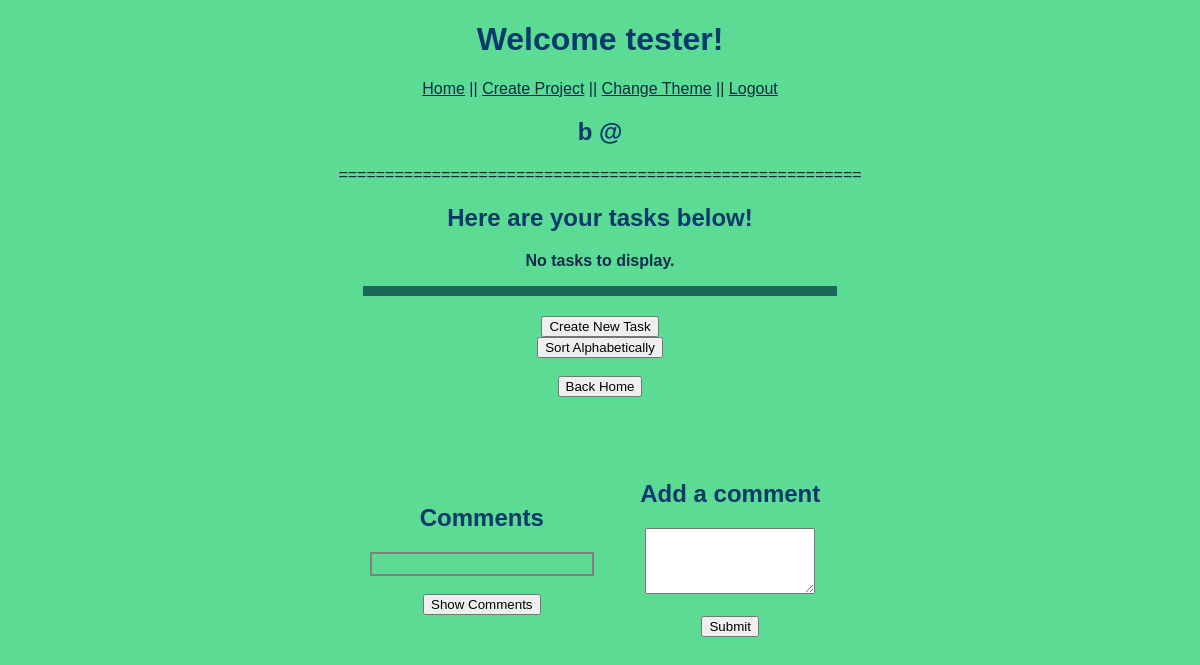
/view_project/3/hidec (signed in), run on an earlier commit of the app's database.
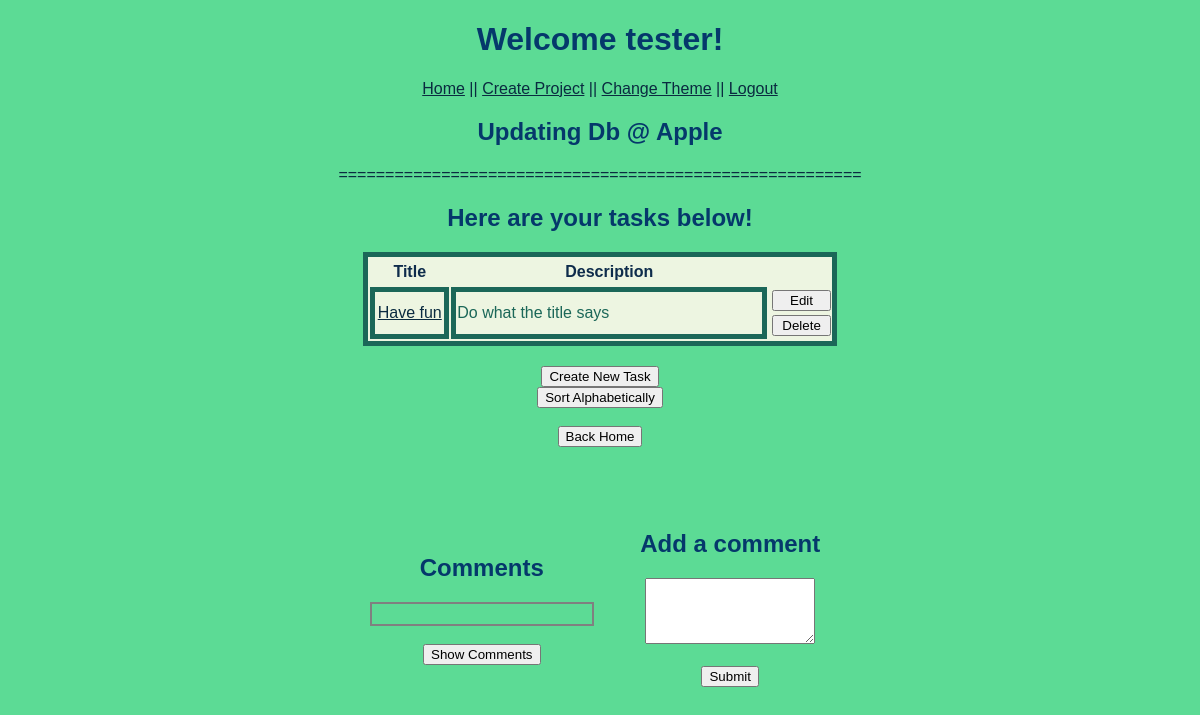
And on a later commit of the database.
### models.py (models this page shows, shortened)
class Project(db.Model):
    id = db.Column('id', db.Integer, primary_key = True)
    title = db.Column('title', db.String(200))
    detail = db.Column('detail', db.String(1000))
    company_name = db.Column('company_name', db.String(100))
    img_name = db.Column('img', db.String(100))

class Task(db.Model):
    id = db.Column('id', db.Integer, primary_key = True)
    project_id = db.Column(db.Integer, db.ForeignKey('project.id'), nullable=False)
    title = db.Column('title', db.String(200))
    description = db.Column('description', db.String(1000))

### app.py (the view)
@app.route('/view_project/<project_id>/hidec')
def get_projecthidec(project_id):
    if session.get('user'):
        my_project = find_project_by_id(project_id)
        tasks = find_tasks_by_project(project_id)
        comments = find_comments_by_project(project_id)
        return render_template('view_project_hidec.html', project=my_project, user=session['user'], proj_tasks=tasks, theme=session['user_theme'], project_comments=comments)
    return redirect(url_for('login'))

### models.py (called while the page is built)
def find_project_by_id(p_id):
    return db.session.query(Project).filter_by(id = p_id).one()

def find_tasks_by_project(p_id):
    return db.session.query(Task).filter_by(project_id = p_id).all()

def find_comments_by_project(p_id):
    return db.session.query(Project_Comment).filter_by(project_id = p_id).all()

### templates/view_project_hidec.html (shortened to what this page needs)
<!DOCTYPE html>
<html lang="en">
<head>
    {% if theme == 1 %}
    <link rel="stylesheet" href="{{ url_for('static', filename='main.css')}}">
    {% elif theme == 3 %}
    <link rel="stylesheet" href="{{ url_for('static', filename='third.css')}}">
    {% else %}
    <link rel="stylesheet" href="{{ url_for('static', filename='second.css')}}">
    {% endif %}
</head>
<body>
    <h1>Welcome {{user}}!</h1>
    <nav>
        <a href="{{ url_for('index') }}">Home</a> <span class="nav-spacing">||</span>
        <a href="{{ url_for('new_project') }}">Create Project</a> <span class="nav-spacing">||</span>
        <a href="{{ url_for('change_style', theme_id=theme) }}" method="get">Change Theme</a> <span
            class="nav-spacing">||</span>
        <a href="{{ url_for('logout') }}">Logout</a>
    </nav>
    <div class="projectView">
        <h2>{{project.title}} @ {{project.company_name}}</h2>
        <a>========================================================</a>
    </div>
    <div class="table-header">
        <h2>Here are your tasks below!</h2>
    </div>
    <div class="box">
        <table class="insideBox">
            {% if proj_tasks != [] %}
            <tr>
                <td>
                    <h3>Title</h3>
                </td>
                <td>
                    <h3>Description</h3>
                </td>
            </tr>
            {% for task in proj_tasks%}
            <tr>
                <td class="tableRow"><a
                        href="{{ url_for('view_task', project_id=project.id, t_id=task.id)}}">{{task.title}}</a></td>
                <td class="tableRow3">{{task.description}}</td>
                <td>
                    <form action="{{url_for('edit_task',project_id=project.id,t_id=task.id)}}" method="get">
                        <input type="submit" value="Edit">
                    </form>
                    <form action="{{url_for('delete_task',project_id=project.id,t_id=task.id)}}" method="post">
                        <input type="submit" value="Delete">
                    </form>
                </td>
            </tr>
            {% endfor %}
            {% else %}
            <tr>
                <h3>No tasks to display.</h3>
            </tr>
            {% endif %}
        </table>
        <div class="projectView">
            <form action="{{ url_for('new_task', project_id=project.id)}}">
                <input type="submit" value="Create New Task">
            </form>
            <form action="{{url_for('tsort', project_id=project.id)}}">
                <input type="submit" value="Sort Alphabetically">
            </form><br>
            <form action="{{ url_for('index')}}" method="get">
                <input type="submit" value="Back Home">
            </form>
        </div>
    </div>
    <div class='parent'>
        <div class='child'>
            <h2>
                <nav>Comments</nav>
            </h2>
            <div class="commentsBox">
            </div>
            <form action="{{ url_for('get_project', project_id=project.id)}}" method="get">
                <br>
                <nav><input type="submit" value="Show Comments"></nav>
            </form>
        </div>
        <div class='child2'>
            <form action="{{ url_for('project_comment', project_id=project.id) }}" method="post">
                <div>
                    <h2 class="title">Add a comment</h2>
                    <textarea name="comment" rows="4" cols="0"></textarea><br><br>
                    <input type="submit" value="Submit">
                </div>
            </form>
        </div>
    </div>
</body>
</html>

### static/main.css (style rules this page uses)
* { font-family: 'Gill Sans', 'Gill Sans MT', Calibri, 'Trebuchet MS', sans-serif; }
h1 { color:#05386B; text-align: center; }
h2 { color: #05386B; }
h3 { color:#0e2c4b; font-size: 16px; }
body { background:#5CDB95; }
a, .nav-spacing { color: inherit; color: #0a2b40; }
nav { text-align: center; }
.box { color: #1b6758; width: 40%; text-align: center; margin: 0px auto; }
.table-header { text-align: center; margin: 0px auto; }
.insideBox { background-color: #edf5e1; text-align: left; border: 5px solid; margin-bottom: 20px; width: 100%; }
.insideBox h3 { text-align: center; margin: 3px; }
.tableRow { border: 5px solid #1b6758; width: 5em; text-align: center; }
.tableRow3 { border: 5px solid #1b6758; width: 25em; }
.insideBox input[type=submit] { margin: 2px; width: 100%; }
.projectView { text-align: center; }
.commentsBox { border: 2px solid gray; padding-bottom: 20px; width: 200px; padding-right: 20px; margin: 0px auto; }
form div { margin: 2px auto; width: 200px; }
.parent { margin: 1rem; padding: 2rem 2rem; text-align: center; }
.child { display: inline-block; padding: 1rem 1rem; vertical-align: middle; text-align: left; }
.child2 { display: inline-block; padding: 1rem 1rem; vertical-align: middle; }

What changed in the data, as far as the page shows it:
changed Project: title "b" → "Updating Db"; company_name (not shown) → "Apple"
added Task: title "Have fun", description "Do what the title says"
Also different on the page:
text no longer shown: "No tasks to display."
text now shown: "Title Description"
